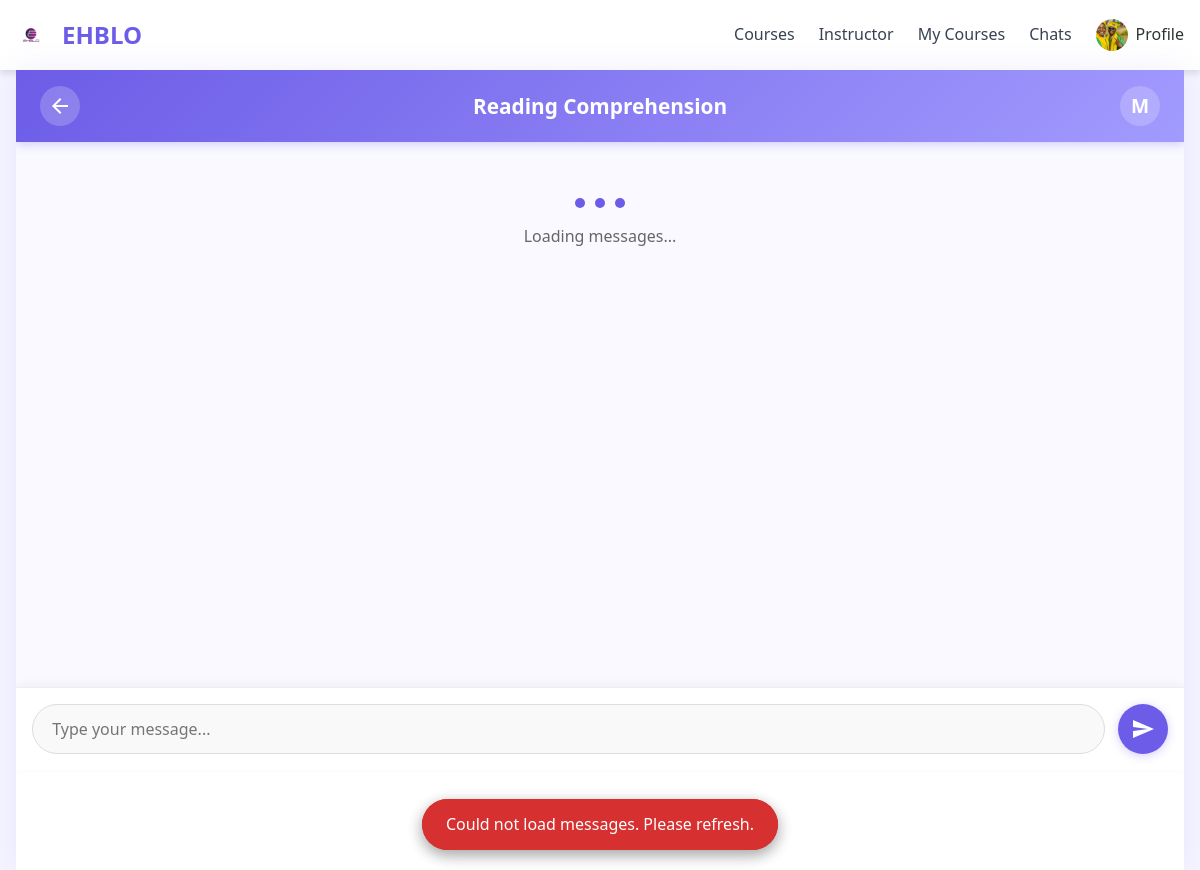
Screenshot of /chat/5/ (signed in) with the database file from the repository.
### users/models.py (models this page shows, shortened)
class CustomUser(AbstractUser):
    USER_TYPE_CHOICES = (
        ('student', 'Student'),
        ('teacher', 'Teacher'),
        ('admin', 'Administrator'),
    )
    PEDAGOGIC_LEVEL_CHOICES = (
        ('primaire', 'Prinmaire'),
        ('secondaire', 'Secondaire'),
        ('universitaire', 'Universitaire'),
        ('personnel', 'Personnel'),
    )
    GENDER_CHOICES = (
        ('M', 'Male'),
        ('F', 'Female'),
        ('O', 'Other'),
    )
    user_type = models.CharField(max_length=20, choices=USER_TYPE_CHOICES, default='student')
    pedagogic_level = models.CharField(max_length=20, choices=PEDAGOGIC_LEVEL_CHOICES)
    bio = models.TextField(blank=True)
    profile_picture = models.ImageField(upload_to='profile_pics/', blank=True)
    phone_number = models.CharField(max_length=20, blank=True)
    country = models.CharField(max_length=100, blank=True)
    interests = models.ManyToManyField(Subject, blank=True)
    gender = models.CharField(max_length=1, choices=GENDER_CHOICES, blank=True)
    birth_date = models.DateField(null=True, blank=True)

### courses/models.py (models this page shows, shortened)
class Course(models.Model):
    instructor = models.ForeignKey(settings.AUTH_USER_MODEL,
                                   on_delete=models.CASCADE,
                                   related_name='courses_created',
                                   limit_choices_to={'user_type': 'instructor'})
    subject = models.ForeignKey(Subject,
                                 on_delete=models.CASCADE,
                                 related_name='courses')
    title = models.CharField(max_length=250)
    slug = models.SlugField(max_length=250, unique=True, blank=True)
    overview = models.TextField()
    created = models.DateTimeField(auto_now_add=True)
    updated = models.DateTimeField(auto_now=True)
    price = models.DecimalField(max_digits=10, decimal_places=2, default=0.00) # 0 for free courses
    is_published = models.BooleanField(default=False)
    tags = TaggableManager(blank=True)
    image = models.ImageField(upload_to='course_thumbnails/', null=True, blank=True)
    class Meta:
        ordering = ('-created',)

### chat/views.py (the view)
# urls.py: path('<int:course_id>/', views.CourseChatView.as_view(), name='course_chat_detail'),
class CourseChatView(LoginRequiredMixin, View):
    template_name = 'chat/chat_detail.html'
    def get(self, request, course_id):
        course = get_object_or_404(Course, id=course_id)
        if not _check_chat_authorization(request.user, course):
            messages.error(request, "You are not authorized to access this chat room.")
            return redirect('course_detail', pk=course.id, slug=course.slug)
        chat_room, created = ChatRoom.objects.get_or_create(course=course)
        context = {
            'course': course,
            'chat_room': chat_room,
        }
        return render(request, self.template_name, context)

### chat/views.py (called while the page is built)
def _check_chat_authorization(user, course):
    if not user.is_authenticated:
        return False
    is_instructor = (user.user_type == 'instructor' and user == course.instructor)
    is_student_enrolled = (user.user_type == 'student' and
                           Enrollment.objects.filter(student=user, course=course).exists())
    return is_instructor or is_student_enrolled

### chat/templates/chat/chat_detail.html (shortened to what this page needs)
<!DOCTYPE html>
<html lang="en">
<head>
    <link rel="stylesheet" href="https://cdnjs.cloudflare.com/ajax/libs/font-awesome/6.0.0/css/all.min.css">
</head>
<body>
    <nav class="desktop-nav">
        <div class="logo-container">
            <img src="/static/images/logo.png" alt="EHBLO Logo" class="logo-img">
            EHBLO
        </div>
        <div class="nav-links">
            <a href="/" class="nav-link">Courses</a>
            {% if user.is_authenticated %}
                {% if user.user_type == 'instructor' %}
                    <a href="{% url 'instructor_dashboard' %}" class="nav-link">Instructor</a>
                {% endif %}
                <a href="{% url 'my_courses' %}" class="nav-link">My Courses</a>
                <a href="{% url 'my_chats' %}" class="nav-link">Chats</a>
                <div class="profile-container">
                    <div class="profile-toggle">
                        {% if user.profile_picture %}
                            <img src="{{ user.profile_picture.url }}" alt="Profile" class="profile-img">
                        {% else %}
                            <div class="profile-default">U</div>
                        {% endif %}
                        <span>Profile</span>
                    </div>
                </div>
            {% else %}
                <a href="{% url 'login' %}" class="nav-link">Login</a>
                <a href="{% url 'signup' %}" class="btn btn-primary">Sign Up</a>
            {% endif %}
        </div>
    </nav>
    <main class="container">
<div class="chat-app-container">
    <div class="chat-header">
        <a href="{% url 'course_detail' pk=course.id slug=course.slug %}" class="back-button">
            <svg viewBox="0 0 24 24">
                <path d="M20 11H7.83l5.59-5.59L12 4l-8 8 8 8 1.41-1.41L7.83 13H20v-2z"/>
            </svg>
        </a>
        <h1>{{ course.title }}</h1>
        <div class="user-badge">
            <span>{{ user.username|slice:":1"|upper }}</span>
        </div>
    </div>
    <div class="chat-container">
        <div id="chat-log" class="chat-messages">
            <div class="loading-message" id="loading-message">
                <div class="loading-dots">
                    <div class="dot"></div>
                    <div class="dot"></div>
                    <div class="dot"></div>
                </div>
                <p>Loading messages...</p>
            </div>
        </div>
        <div class="chat-input-container" style="margin: 0 0 100px 0;">
            <input type="text" id="chat-message-input" placeholder="Type your message..." autocomplete="off">
            <button id="chat-message-submit">
                <svg viewBox="0 0 24 24">
                    <path d="M2.01 21L23 12 2.01 3 2 10l15 2-15 2z"/>
                </svg>
            </button>
        </div>
    </div>
</div>
    </main>
</body>
</html>

### rows the page displays
CustomUser: profile_picture (picture), username "M"
Course: title "Reading Comprehension"
